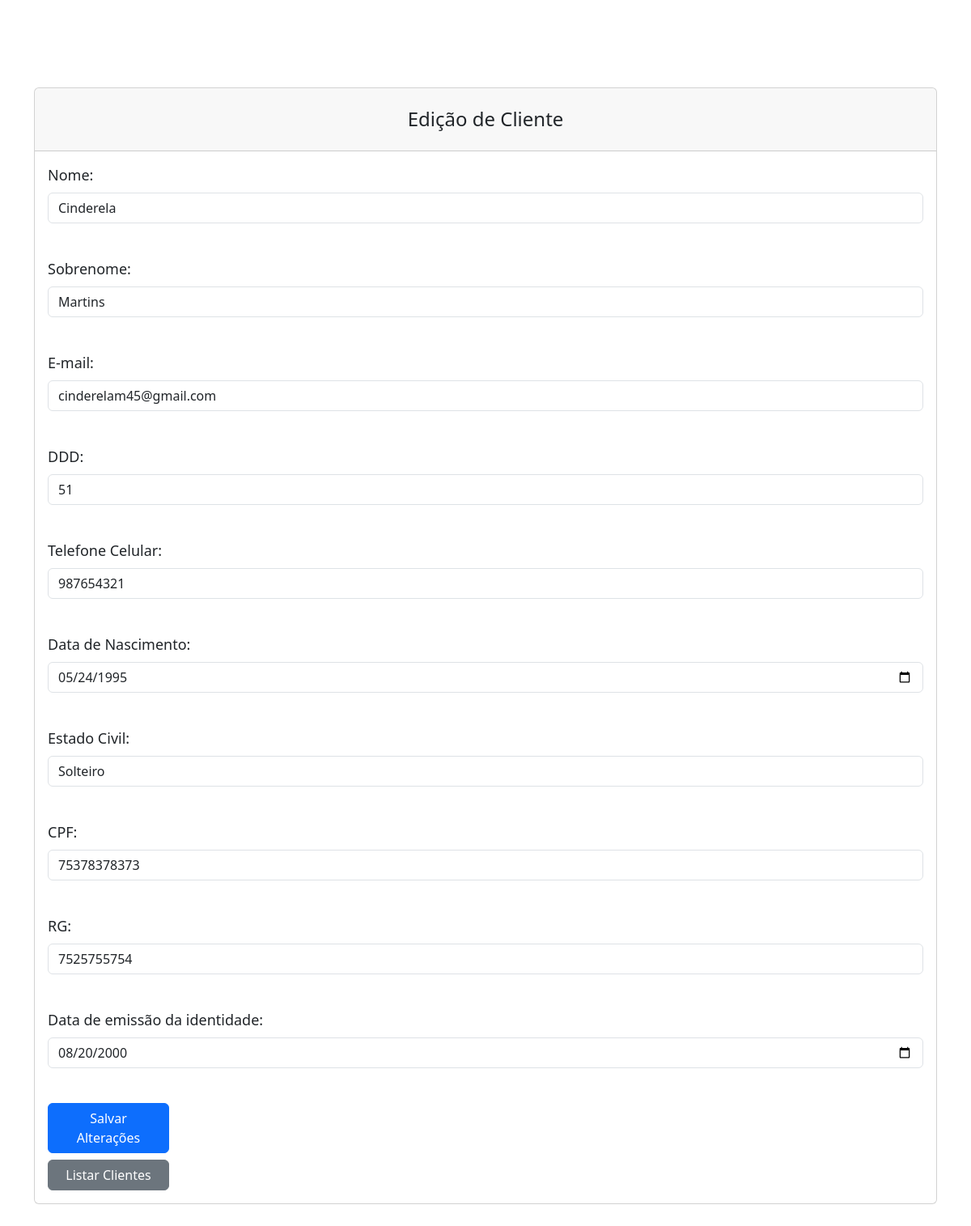
/index.php/Cadastro/edit/4, run on the app's committed database.
### tables this page shows
CREATE TABLE `clientes` (
  `id` int(11) NOT NULL,
  `nome` varchar(100) DEFAULT NULL,
  `sobrenome` varchar(100) DEFAULT NULL,
  `email` varchar(100) DEFAULT NULL,
  `ddd` int(3) DEFAULT NULL,
  `tel_celular` int(9) DEFAULT NULL,
  `data_nascimento` date DEFAULT NULL,
  `est_civil` varchar(15) DEFAULT NULL,
  `cpf` varchar(11) DEFAULT NULL,
  `rg` varchar(10) DEFAULT NULL,
  `emissao_rg` date DEFAULT NULL,
  `status` tinyint(4) NOT NULL
);

### application/controllers/Cadastro.php (called while the page is built, shortened)
<?php
class Cadastro extends CI_Controller {
    public function edit($id)
    {
        $this->load->model("ClientesModel");
        $data['cliente'] = $this->ClientesModel->editar_cadastro($id);
        $data['title'] = "Edição de usuário";
        $this->load->view("clientes/edicao_clientes", $data);
        $this->load->helper('url');
        $this->load->library('javascript');
    }
}

### index.php (called while the page is built, shortened)
<?php
require_once BASEPATH.'core/CodeIgniter.php';

### application/models/ClientesModel.php (called while the page is built, shortened)
<?php
class ClientesModel extends CI_Model {
    public function editar_cadastro($id)
    {
        return $this->db->get_where("clientes", array(
            "id" => $id
        ))->row();
    }
}

### application/views/clientes/edicao_clientes.php (the view, shortened to what this page needs)
<!DOCTYPE html>
<html lang="pt-br">
<head>
    <link rel="stylesheet" href="<?php echo base_url('assets/css/styleedit.css'); ?>">
    <link rel="stylesheet" href="<?php echo base_url('assets/css/bootstrap.min.css'); ?>">
</head>
<body>
<div class="container">
<div class="card mt-5">
            <div class="card-header custom-header">
                <h2 class="card-title text-center">Edição de Cliente</h2>
            </div>
                <div class="card-body">
                    <form action="<?php echo site_url('Cadastro/update/'.$cliente->id); ?>" method="post" id="form_edicao_cliente">
                        <div class="mb-3">
                            <label class="form-label" for="nome">Nome:</label>
                            <input class="form-control input_info" type="text" id="nome" name="nome" value="<?php echo $cliente->nome; ?>"required><br>
                        </div>
                        <div class="mb-3">
                            <label class="form-label" for="sobrenome">Sobrenome:</label>
                            <input class="form-control input_info" type="text" id="sobrenome" name="sobrenome" value="<?php echo $cliente->sobrenome; ?>"required><br>
                        </div>
                        <div class="mb-3">
                            <label class="form-label" for="email">E-mail:</label>
                            <input class="form-control input_info" type="email" id="email" name="email" value="<?php echo $cliente->email; ?>"required><br>
                        </div>
                        <div class="mb-3">
                            <label class="form-label" for="ddd">DDD:</label>
                            <input class="form-control input_info" type="number" id="ddd" name="ddd" value="<?php echo $cliente->ddd; ?>"required><br>
                        </div>
                        <div class="mb-3">
                            <label class="form-label" for="tel_celular">Telefone Celular:</label>
                            <input class="form-control input_info" type="tel" maxlength="9" id="tel_celular" name="tel_celular" value="<?php echo $cliente->tel_celular; ?>"required><br>
                        </div>
                        <div class="mb-3">
                            <label class="form-label" for="data_nascimento">Data de Nascimento:</label>
                            <input class="form-control input_info" type="date" id="data_nascimento" name="data_nascimento" value="<?php echo $cliente->data_nascimento; ?>"required><br>
                        </div>
                        <div class="mb-3">
                            <label class="form-label" for="est_civil">Estado Civil:</label>
                            <input class="form-control input_info" type="text" id="est_civil" name="est_civil" value="<?php echo $cliente->est_civil; ?>"required><br>
                        </div>
                        <div class="mb-3">
                            <label class="form-label" for="cpf">CPF:</label>
                            <input class="form-control input_info" type="text" maxlength="11" id="cpf" name="cpf" value="<?php echo $cliente->cpf; ?>"required><br>
                        </div>
                        <div class="mb-3">
                            <label class="form-label" for="rg" class="form-label">RG:</label>
                            <input class="form-control input_info" type="text" maxlength="10" id="rg" name="rg" value="<?php echo $cliente->rg; ?>"required><br>
                        </div>
                        <div class="mb-3">
                            <label class="form-label" for="emissao_rg">Data de emissão da identidade:</label>
                            <input class="form-control input_info" type="date" id="emissao_rg" name="emissao_rg" value="<?php echo $cliente->emissao_rg; ?>"required><br>
                        </div>
                        <div class="d-grid gap-2">
                            <button type="submit" class="btn btn-primary">Salvar Alterações</button>
                            <a href="<?php echo site_url('Clientes/listar_tabela'); ?>" class="btn btn-secondary">Listar Clientes</a>
                        </div>
                </form>
            </div>
</div>
</div>
</body>
</html>

### assets/css/styleedit.css (style rules this page uses)
form { font-size: 18px; width: 100%; }
.container { margin: 40px; padding: 20px; width: 50%; }
.card { border: none; }
.card-header h2 { margin: 0; padding: 1rem; font-size: 1.5rem; }
.card-body { padding: 2rem; }
.btn { margin-right: 10px; font-size: 14px; padding: 8px 20px; width: 150px; }
.input_info { width: calc(100% - 20px); padding: 8px; border: 1px solid #ccc; border-radius: 4px; box-sizing: border-box; }

### data on the page
clientes: nome "Cinderela", sobrenome "Martins", email "cinderelam45@gmail.com", ddd "51", tel_celular "987654321", data_nascimento "05/24/1995", est_civil "Solteiro", cpf "75378378373", rg "7525755754", emissao_rg "08/20/2000"
